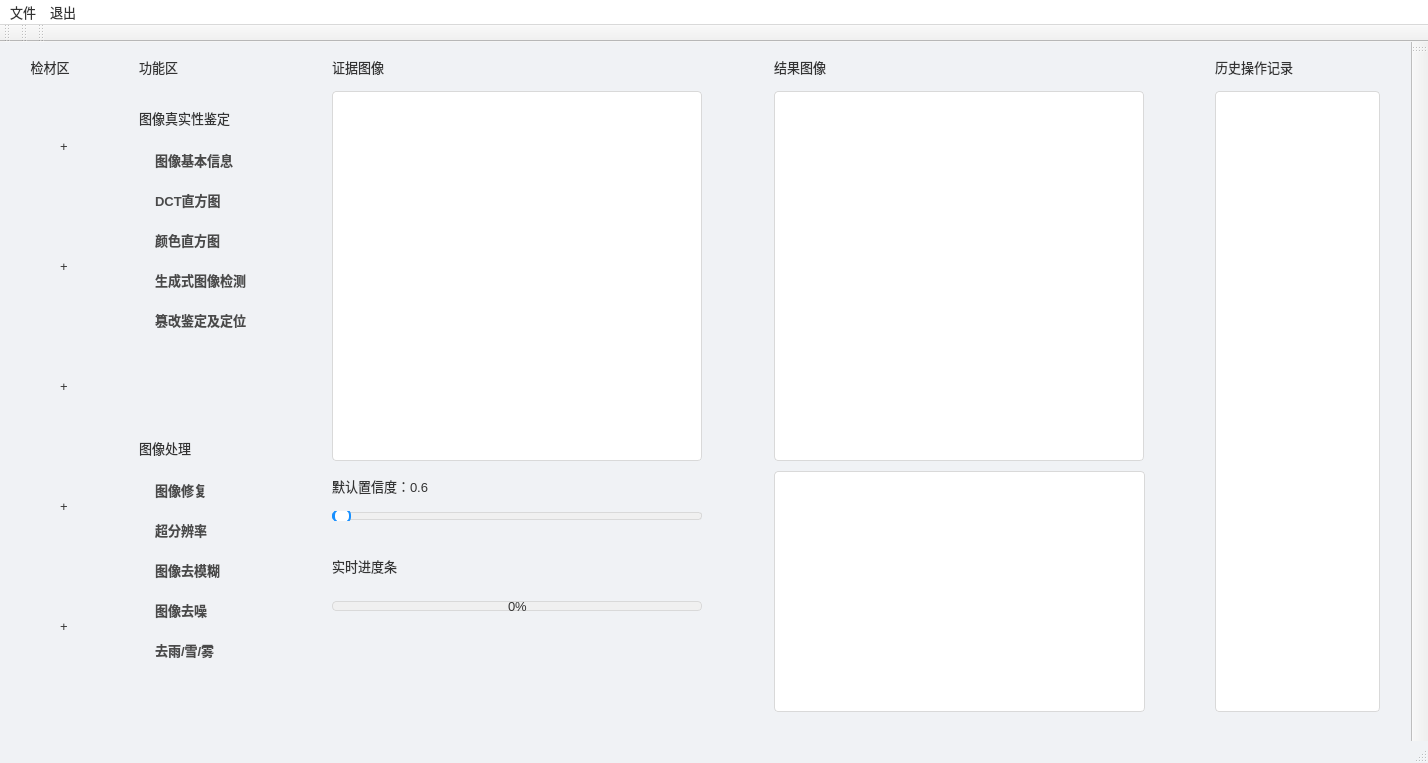
<?xml version="1.0" encoding="UTF-8"?>
<ui version="4.0">
 <class>MainWindow</class>
 <widget class="QMainWindow" name="MainWindow">
  <property name="geometry">
   <rect>
    <x>0</x>
    <y>0</y>
    <width>1428</width>
    <height>763</height>
   </rect>
  </property>
  <property name="minimumSize">
   <size>
    <width>700</width>
    <height>300</height>
   </size>
  </property>
  <property name="windowTitle">
   <string>数字图像真实性鉴定系统</string>
  </property>
  <property name="styleSheet">
   <string notr="true">/* =========================================
   全局基础设置 (清晰易读的深灰字体)
========================================= */
* {
    font-family: &quot;Microsoft YaHei&quot;, &quot;Segoe UI&quot;, sans-serif;
    font-size: 13px;
    color: #333333; /* 主字体颜色：深灰，比纯黑柔和 */
}

/* 主窗口背景色 (非常浅的灰白色，减少视觉疲劳) */
QMainWindow, #centralwidget {
    background-color: #F0F2F5; 
}

/* 菜单栏 */
QMenuBar {
    background-color: #FFFFFF;
    border-bottom: 1px solid #D9D9D9;
}
QMenuBar::item:selected {
    background-color: #E6F7FF;
    color: #005FB8;
}

/* =========================================
   一级栏目标题 (title_1 到 title_5)
   样式：浅蓝底色 + 沉稳深蓝左侧边条
========================================= */
QLabel[objectName^=&quot;title_&quot;] {
    background-color: #E6F0FA; 
    color: #005A9E; /* 沉稳的专业蓝 */
    font-size: 14px;
    font-weight: bold;
    padding: 6px 10px; /* 减小内边距，防止字被挤压 */
    border-left: 4px solid #005A9E;
    border-radius: 2px;
}

/* =========================================
   优化后：功能区的二级小标题 (块状标签风格)
========================================= */
QLabel[text=&quot;图像真实性鉴定&quot;], QLabel[text=&quot;图像处理&quot;] {
    background-color: #F0F4F8; /* 极浅的灰蓝色背景 */
    color: #005A9E; /* 沉稳蓝文字，呼应顶部主标题 */
    font-weight: bold;
    padding: 8px 12px; /* 增加内边距，撑起高度 */
    border-radius: 6px; /* 更圆润的边角 */
    margin-top: 15px; /* 与上方的元素拉开呼吸空间 */
    margin-bottom: 5px; /* 与下方的首个按钮保持微小距离 */
}

/* =========================================
   优化后：功能按钮 (现代扁平侧边栏风格)
========================================= */
QPushButton {
    background-color: transparent; /* 默认透明，与大背景融为一体 */
    border: 1px solid transparent; /* 透明边框占位，防止悬停时控件跳动 */
    border-radius: 6px;
    padding: 8px 15px;
    color: #4A4A4A; /* 深灰文字，不刺眼 */
    text-align: left; /* 【关键】文字靠左，为前面的图标留出整齐的空间 */
    font-weight: 500;
}

/* 悬停状态 (Hover) - 浮现底色，文字变亮蓝 */
QPushButton:hover {
    background-color: #FFFFFF; /* 悬停时凸显为白色卡片 */
    border: 1px solid #E0E4E8; /* 细微的边框勾勒 */
    color: #1890FF; /* 文字亮起，提供强烈的交互暗示 */
}

/* 按下状态 (Pressed) - 物理按压反馈 */
QPushButton:pressed {
    background-color: #E6F0FA; /* 按下时变为更深的蓝色底 */
    color: #005A9E;
    /* 【高级细节】下面两行通过改变内边距，模拟按钮被真实按下去的物理下沉感 */
    padding-top: 10px; 
    padding-left: 17px; 
} /*=========================================
   检材区 (虚线上传框)
========================================= */
QLabel[objectName^=&quot;box_&quot;] {
    background-color: #FFFFFF;
    border: 1px dashed #C0C0C0; /* 灰色虚线 */
    border-radius: 6px;
    color: #999999; 
    font-size: 24px; /* 加号放大 */
}

QLabel[objectName^=&quot;box_&quot;]:hover {
    border: 1px dashed #1890FF;
    background-color: #F0F7FF;
    color: #1890FF; /* 悬停变蓝，暗示可交互 */
}

/* =========================================
   图像与文本显示区 (纯白面板)
========================================= */
QLabel#img_evidence, QLabel#img_result, QTextEdit, QListWidget {
    background-color: #FFFFFF; /* 纯白画布 */
    border: 1px solid #D9D9D9; /* 清晰的浅灰边框，划定界限 */
    border-radius: 4px;
    color: #999999; /* 占位文字颜色 */
}

QTextEdit, QListWidget {
    color: #333333; /* 实际输入的文字为深色 */
}

/* =========================================
   精美的滑块 (Slider)
========================================= */
QSlider::groove:horizontal {
    border: 1px solid #D9D9D9;
    background: #F0F0F0;
    height: 6px;
    border-radius: 3px;
}

QSlider::sub-page:horizontal {
    background: #1890FF; /* 走过的进度条为蓝色 */
    border-radius: 3px;
}

QSlider::handle:horizontal {
    background: #FFFFFF;
    border: 2px solid #1890FF;
    width: 14px;
    height: 14px;
    margin: -5px 0;
    border-radius: 7px;
}

/* =========================================
   进度条 (ProgressBar)
========================================= */
QProgressBar {
    background-color: #F0F0F0;
    border: 1px solid #D9D9D9;
    border-radius: 4px;
    text-align: center;
    color: #333333;
}

QProgressBar::chunk {
    background-color: #1890FF;
    border-radius: 3px;
}</string>
  </property>
  <widget class="QWidget" name="centralwidget">
   <layout class="QHBoxLayout" name="horizontalLayout" stretch="2,3,7,7,3">
    <item>
     <widget class="QWidget" name="widget" native="true">
      <widget class="QLabel" name="title_1">
       <property name="geometry">
        <rect>
         <x>0</x>
         <y>0</y>
         <width>111</width>
         <height>31</height>
        </rect>
       </property>
       <property name="sizePolicy">
        <sizepolicy hsizetype="Preferred" vsizetype="Preferred">
         <horstretch>0</horstretch>
         <verstretch>0</verstretch>
        </sizepolicy>
       </property>
       <property name="minimumSize">
        <size>
         <width>0</width>
         <height>0</height>
        </size>
       </property>
       <property name="frameShape">
        <enum>QFrame::NoFrame</enum>
       </property>
       <property name="text">
        <string>      检材区</string>
       </property>
      </widget>
      <widget class="QLabel" name="box_2">
       <property name="geometry">
        <rect>
         <x>0</x>
         <y>160</y>
         <width>110</width>
         <height>110</height>
        </rect>
       </property>
       <property name="minimumSize">
        <size>
         <width>0</width>
         <height>0</height>
        </size>
       </property>
       <property name="frameShape">
        <enum>QFrame::NoFrame</enum>
       </property>
       <property name="text">
        <string>+</string>
       </property>
       <property name="alignment">
        <set>Qt::AlignCenter</set>
       </property>
      </widget>
      <widget class="QLabel" name="box_4">
       <property name="geometry">
        <rect>
         <x>0</x>
         <y>400</y>
         <width>110</width>
         <height>110</height>
        </rect>
       </property>
       <property name="minimumSize">
        <size>
         <width>0</width>
         <height>0</height>
        </size>
       </property>
       <property name="frameShape">
        <enum>QFrame::NoFrame</enum>
       </property>
       <property name="text">
        <string>+</string>
       </property>
       <property name="alignment">
        <set>Qt::AlignCenter</set>
       </property>
      </widget>
      <widget class="QLabel" name="box_5">
       <property name="geometry">
        <rect>
         <x>0</x>
         <y>520</y>
         <width>110</width>
         <height>110</height>
        </rect>
       </property>
       <property name="minimumSize">
        <size>
         <width>0</width>
         <height>0</height>
        </size>
       </property>
       <property name="frameShape">
        <enum>QFrame::NoFrame</enum>
       </property>
       <property name="text">
        <string>+</string>
       </property>
       <property name="alignment">
        <set>Qt::AlignCenter</set>
       </property>
      </widget>
      <widget class="QLabel" name="box_1">
       <property name="geometry">
        <rect>
         <x>0</x>
         <y>40</y>
         <width>110</width>
         <height>110</height>
        </rect>
       </property>
       <property name="minimumSize">
        <size>
         <width>0</width>
         <height>0</height>
        </size>
       </property>
       <property name="frameShape">
        <enum>QFrame::NoFrame</enum>
       </property>
       <property name="text">
        <string>+</string>
       </property>
       <property name="alignment">
        <set>Qt::AlignCenter</set>
       </property>
      </widget>
      <widget class="QLabel" name="box_3">
       <property name="geometry">
        <rect>
         <x>0</x>
         <y>280</y>
         <width>110</width>
         <height>110</height>
        </rect>
       </property>
       <property name="minimumSize">
        <size>
         <width>0</width>
         <height>0</height>
        </size>
       </property>
       <property name="frameShape">
        <enum>QFrame::NoFrame</enum>
       </property>
       <property name="text">
        <string>+</string>
       </property>
       <property name="alignment">
        <set>Qt::AlignCenter</set>
       </property>
      </widget>
     </widget>
    </item>
    <item>
     <widget class="QWidget" name="widget_2" native="true">
      <property name="minimumSize">
       <size>
        <width>0</width>
        <height>0</height>
       </size>
      </property>
      <widget class="QPushButton" name="pushButton_8">
       <property name="geometry">
        <rect>
         <x>0</x>
         <y>500</y>
         <width>165</width>
         <height>38</height>
        </rect>
       </property>
       <property name="sizePolicy">
        <sizepolicy hsizetype="Preferred" vsizetype="Fixed">
         <horstretch>0</horstretch>
         <verstretch>0</verstretch>
        </sizepolicy>
       </property>
       <property name="minimumSize">
        <size>
         <width>0</width>
         <height>0</height>
        </size>
       </property>
       <property name="text">
        <string>图像去模糊</string>
       </property>
      </widget>
      <widget class="QPushButton" name="pushButton_9">
       <property name="geometry">
        <rect>
         <x>0</x>
         <y>540</y>
         <width>165</width>
         <height>38</height>
        </rect>
       </property>
       <property name="sizePolicy">
        <sizepolicy hsizetype="Preferred" vsizetype="Fixed">
         <horstretch>0</horstretch>
         <verstretch>0</verstretch>
        </sizepolicy>
       </property>
       <property name="minimumSize">
        <size>
         <width>0</width>
         <height>0</height>
        </size>
       </property>
       <property name="text">
        <string>图像去噪</string>
       </property>
      </widget>
      <widget class="QPushButton" name="pushButton_3">
       <property name="geometry">
        <rect>
         <x>0</x>
         <y>170</y>
         <width>165</width>
         <height>38</height>
        </rect>
       </property>
       <property name="sizePolicy">
        <sizepolicy hsizetype="Preferred" vsizetype="Fixed">
         <horstretch>0</horstretch>
         <verstretch>0</verstretch>
        </sizepolicy>
       </property>
       <property name="minimumSize">
        <size>
         <width>0</width>
         <height>0</height>
        </size>
       </property>
       <property name="text">
        <string>颜色直方图</string>
       </property>
      </widget>
      <widget class="QLabel" name="label_9">
       <property name="geometry">
        <rect>
         <x>0</x>
         <y>370</y>
         <width>165</width>
         <height>54</height>
        </rect>
       </property>
       <property name="minimumSize">
        <size>
         <width>0</width>
         <height>30</height>
        </size>
       </property>
       <property name="frameShape">
        <enum>QFrame::NoFrame</enum>
       </property>
       <property name="text">
        <string>图像处理</string>
       </property>
      </widget>
      <widget class="QPushButton" name="pushButton_10">
       <property name="geometry">
        <rect>
         <x>0</x>
         <y>580</y>
         <width>165</width>
         <height>38</height>
        </rect>
       </property>
       <property name="sizePolicy">
        <sizepolicy hsizetype="Preferred" vsizetype="Fixed">
         <horstretch>0</horstretch>
         <verstretch>0</verstretch>
        </sizepolicy>
       </property>
       <property name="minimumSize">
        <size>
         <width>0</width>
         <height>0</height>
        </size>
       </property>
       <property name="text">
        <string>去雨/雪/雾</string>
       </property>
      </widget>
      <widget class="QPushButton" name="pushButton_6">
       <property name="geometry">
        <rect>
         <x>0</x>
         <y>420</y>
         <width>165</width>
         <height>38</height>
        </rect>
       </property>
       <property name="sizePolicy">
        <sizepolicy hsizetype="Preferred" vsizetype="Fixed">
         <horstretch>0</horstretch>
         <verstretch>0</verstretch>
        </sizepolicy>
       </property>
       <property name="minimumSize">
        <size>
         <width>0</width>
         <height>0</height>
        </size>
       </property>
       <property name="text">
        <string>图像修复</string>
       </property>
      </widget>
      <widget class="QPushButton" name="pushButton_5">
       <property name="geometry">
        <rect>
         <x>0</x>
         <y>250</y>
         <width>165</width>
         <height>38</height>
        </rect>
       </property>
       <property name="sizePolicy">
        <sizepolicy hsizetype="Preferred" vsizetype="Fixed">
         <horstretch>0</horstretch>
         <verstretch>0</verstretch>
        </sizepolicy>
       </property>
       <property name="minimumSize">
        <size>
         <width>0</width>
         <height>0</height>
        </size>
       </property>
       <property name="text">
        <string>篡改鉴定及定位</string>
       </property>
      </widget>
      <widget class="QPushButton" name="pushButton">
       <property name="geometry">
        <rect>
         <x>0</x>
         <y>90</y>
         <width>165</width>
         <height>38</height>
        </rect>
       </property>
       <property name="sizePolicy">
        <sizepolicy hsizetype="Preferred" vsizetype="Fixed">
         <horstretch>0</horstretch>
         <verstretch>0</verstretch>
        </sizepolicy>
       </property>
       <property name="minimumSize">
        <size>
         <width>0</width>
         <height>0</height>
        </size>
       </property>
       <property name="text">
        <string>图像基本信息</string>
       </property>
      </widget>
      <widget class="QPushButton" name="pushButton_2">
       <property name="geometry">
        <rect>
         <x>0</x>
         <y>130</y>
         <width>165</width>
         <height>38</height>
        </rect>
       </property>
       <property name="sizePolicy">
        <sizepolicy hsizetype="Preferred" vsizetype="Fixed">
         <horstretch>0</horstretch>
         <verstretch>0</verstretch>
        </sizepolicy>
       </property>
       <property name="minimumSize">
        <size>
         <width>0</width>
         <height>0</height>
        </size>
       </property>
       <property name="text">
        <string>DCT直方图</string>
       </property>
      </widget>
      <widget class="QLabel" name="title_2">
       <property name="geometry">
        <rect>
         <x>0</x>
         <y>0</y>
         <width>165</width>
         <height>31</height>
        </rect>
       </property>
       <property name="sizePolicy">
        <sizepolicy hsizetype="Preferred" vsizetype="Preferred">
         <horstretch>0</horstretch>
         <verstretch>0</verstretch>
        </sizepolicy>
       </property>
       <property name="minimumSize">
        <size>
         <width>0</width>
         <height>0</height>
        </size>
       </property>
       <property name="frameShape">
        <enum>QFrame::NoFrame</enum>
       </property>
       <property name="text">
        <string>功能区</string>
       </property>
      </widget>
      <widget class="QPushButton" name="pushButton_4">
       <property name="geometry">
        <rect>
         <x>0</x>
         <y>210</y>
         <width>165</width>
         <height>38</height>
        </rect>
       </property>
       <property name="sizePolicy">
        <sizepolicy hsizetype="Preferred" vsizetype="Fixed">
         <horstretch>0</horstretch>
         <verstretch>0</verstretch>
        </sizepolicy>
       </property>
       <property name="minimumSize">
        <size>
         <width>0</width>
         <height>0</height>
        </size>
       </property>
       <property name="text">
        <string>生成式图像检测</string>
       </property>
      </widget>
      <widget class="QPushButton" name="pushButton_7">
       <property name="geometry">
        <rect>
         <x>0</x>
         <y>460</y>
         <width>165</width>
         <height>38</height>
        </rect>
       </property>
       <property name="sizePolicy">
        <sizepolicy hsizetype="Preferred" vsizetype="Fixed">
         <horstretch>0</horstretch>
         <verstretch>0</verstretch>
        </sizepolicy>
       </property>
       <property name="minimumSize">
        <size>
         <width>0</width>
         <height>0</height>
        </size>
       </property>
       <property name="text">
        <string>超分辨率</string>
       </property>
      </widget>
      <widget class="QLabel" name="label_8">
       <property name="geometry">
        <rect>
         <x>0</x>
         <y>40</y>
         <width>165</width>
         <height>54</height>
        </rect>
       </property>
       <property name="minimumSize">
        <size>
         <width>0</width>
         <height>30</height>
        </size>
       </property>
       <property name="frameShape">
        <enum>QFrame::NoFrame</enum>
       </property>
       <property name="text">
        <string>图像真实性鉴定</string>
       </property>
      </widget>
     </widget>
    </item>
    <item>
     <widget class="QWidget" name="widget_3" native="true">
      <widget class="QLabel" name="label_12">
       <property name="geometry">
        <rect>
         <x>0</x>
         <y>420</y>
         <width>370</width>
         <height>30</height>
        </rect>
       </property>
       <property name="minimumSize">
        <size>
         <width>0</width>
         <height>0</height>
        </size>
       </property>
       <property name="frameShape">
        <enum>QFrame::NoFrame</enum>
       </property>
       <property name="text">
        <string>默认置信度：0.6</string>
       </property>
       <property name="textFormat">
        <enum>Qt::PlainText</enum>
       </property>
      </widget>
      <widget class="QSlider" name="horizontalSlider">
       <property name="geometry">
        <rect>
         <x>0</x>
         <y>460</y>
         <width>370</width>
         <height>10</height>
        </rect>
       </property>
       <property name="minimumSize">
        <size>
         <width>0</width>
         <height>0</height>
        </size>
       </property>
       <property name="orientation">
        <enum>Qt::Horizontal</enum>
       </property>
      </widget>
      <widget class="QLabel" name="img_evidence">
       <property name="geometry">
        <rect>
         <x>0</x>
         <y>40</y>
         <width>370</width>
         <height>370</height>
        </rect>
       </property>
       <property name="minimumSize">
        <size>
         <width>0</width>
         <height>0</height>
        </size>
       </property>
       <property name="frameShape">
        <enum>QFrame::NoFrame</enum>
       </property>
       <property name="text">
        <string/>
       </property>
      </widget>
      <widget class="QLabel" name="title_3">
       <property name="geometry">
        <rect>
         <x>0</x>
         <y>0</y>
         <width>370</width>
         <height>31</height>
        </rect>
       </property>
       <property name="sizePolicy">
        <sizepolicy hsizetype="Preferred" vsizetype="Preferred">
         <horstretch>0</horstretch>
         <verstretch>0</verstretch>
        </sizepolicy>
       </property>
       <property name="minimumSize">
        <size>
         <width>0</width>
         <height>0</height>
        </size>
       </property>
       <property name="frameShape">
        <enum>QFrame::NoFrame</enum>
       </property>
       <property name="text">
        <string>证据图像</string>
       </property>
      </widget>
      <widget class="QLabel" name="label_13">
       <property name="geometry">
        <rect>
         <x>0</x>
         <y>500</y>
         <width>370</width>
         <height>30</height>
        </rect>
       </property>
       <property name="minimumSize">
        <size>
         <width>0</width>
         <height>0</height>
        </size>
       </property>
       <property name="frameShape">
        <enum>QFrame::NoFrame</enum>
       </property>
       <property name="text">
        <string>实时进度条</string>
       </property>
      </widget>
      <widget class="QProgressBar" name="progressBar">
       <property name="geometry">
        <rect>
         <x>0</x>
         <y>550</y>
         <width>370</width>
         <height>10</height>
        </rect>
       </property>
       <property name="minimumSize">
        <size>
         <width>0</width>
         <height>0</height>
        </size>
       </property>
       <property name="value">
        <number>0</number>
       </property>
      </widget>
     </widget>
    </item>
    <item>
     <widget class="QWidget" name="widget_4" native="true">
      <widget class="QLabel" name="img_result">
       <property name="geometry">
        <rect>
         <x>0</x>
         <y>40</y>
         <width>370</width>
         <height>370</height>
        </rect>
       </property>
       <property name="minimumSize">
        <size>
         <width>370</width>
         <height>370</height>
        </size>
       </property>
       <property name="frameShape">
        <enum>QFrame::NoFrame</enum>
       </property>
       <property name="text">
        <string/>
       </property>
      </widget>
      <widget class="QLabel" name="title_4">
       <property name="geometry">
        <rect>
         <x>0</x>
         <y>0</y>
         <width>370</width>
         <height>31</height>
        </rect>
       </property>
       <property name="sizePolicy">
        <sizepolicy hsizetype="Preferred" vsizetype="Preferred">
         <horstretch>0</horstretch>
         <verstretch>0</verstretch>
        </sizepolicy>
       </property>
       <property name="minimumSize">
        <size>
         <width>370</width>
         <height>18</height>
        </size>
       </property>
       <property name="frameShape">
        <enum>QFrame::NoFrame</enum>
       </property>
       <property name="text">
        <string>结果图像</string>
       </property>
      </widget>
      <widget class="QTextEdit" name="txt_info">
       <property name="geometry">
        <rect>
         <x>0</x>
         <y>420</y>
         <width>371</width>
         <height>241</height>
        </rect>
       </property>
       <property name="minimumSize">
        <size>
         <width>0</width>
         <height>0</height>
        </size>
       </property>
       <property name="frameShape">
        <enum>QFrame::NoFrame</enum>
       </property>
      </widget>
     </widget>
    </item>
    <item>
     <widget class="QWidget" name="widget_5" native="true">
      <widget class="QLabel" name="title_5">
       <property name="geometry">
        <rect>
         <x>0</x>
         <y>0</y>
         <width>165</width>
         <height>31</height>
        </rect>
       </property>
       <property name="sizePolicy">
        <sizepolicy hsizetype="Preferred" vsizetype="Preferred">
         <horstretch>0</horstretch>
         <verstretch>0</verstretch>
        </sizepolicy>
       </property>
       <property name="minimumSize">
        <size>
         <width>0</width>
         <height>0</height>
        </size>
       </property>
       <property name="frameShape">
        <enum>QFrame::NoFrame</enum>
       </property>
       <property name="text">
        <string>历史操作记录</string>
       </property>
      </widget>
      <widget class="QListWidget" name="list_history">
       <property name="geometry">
        <rect>
         <x>0</x>
         <y>40</y>
         <width>165</width>
         <height>621</height>
        </rect>
       </property>
       <property name="minimumSize">
        <size>
         <width>0</width>
         <height>0</height>
        </size>
       </property>
       <property name="frameShape">
        <enum>QFrame::NoFrame</enum>
       </property>
      </widget>
     </widget>
    </item>
   </layout>
  </widget>
  <widget class="QMenuBar" name="menubar">
   <property name="geometry">
    <rect>
     <x>0</x>
     <y>0</y>
     <width>1428</width>
     <height>24</height>
    </rect>
   </property>
   <widget class="QMenu" name="menu">
    <property name="title">
     <string>文件</string>
    </property>
    <addaction name="action_1"/>
    <addaction name="action_2"/>
    <addaction name="action_3"/>
   </widget>
   <widget class="QMenu" name="menu_2">
    <property name="title">
     <string>退出</string>
    </property>
   </widget>
   <addaction name="menu"/>
   <addaction name="menu_2"/>
  </widget>
  <widget class="QStatusBar" name="statusbar"/>
  <widget class="QToolBar" name="toolBar">
   <property name="windowTitle">
    <string>toolBar</string>
   </property>
   <attribute name="toolBarArea">
    <enum>TopToolBarArea</enum>
   </attribute>
   <attribute name="toolBarBreak">
    <bool>false</bool>
   </attribute>
  </widget>
  <widget class="QToolBar" name="toolBar_2">
   <property name="windowTitle">
    <string>toolBar_2</string>
   </property>
   <attribute name="toolBarArea">
    <enum>TopToolBarArea</enum>
   </attribute>
   <attribute name="toolBarBreak">
    <bool>false</bool>
   </attribute>
  </widget>
  <widget class="QToolBar" name="toolBar_3">
   <property name="windowTitle">
    <string>toolBar_3</string>
   </property>
   <attribute name="toolBarArea">
    <enum>RightToolBarArea</enum>
   </attribute>
   <attribute name="toolBarBreak">
    <bool>false</bool>
   </attribute>
  </widget>
  <widget class="QToolBar" name="toolBar_4">
   <property name="windowTitle">
    <string>toolBar_4</string>
   </property>
   <attribute name="toolBarArea">
    <enum>TopToolBarArea</enum>
   </attribute>
   <attribute name="toolBarBreak">
    <bool>false</bool>
   </attribute>
  </widget>
  <action name="action_1">
   <property name="text">
    <string>打开</string>
   </property>
  </action>
  <action name="action_2">
   <property name="text">
    <string>导出结果图像</string>
   </property>
  </action>
  <action name="action_3">
   <property name="text">
    <string>导出历史记录</string>
   </property>
  </action>
 </widget>
 <resources/>
 <connections/>
</ui>
